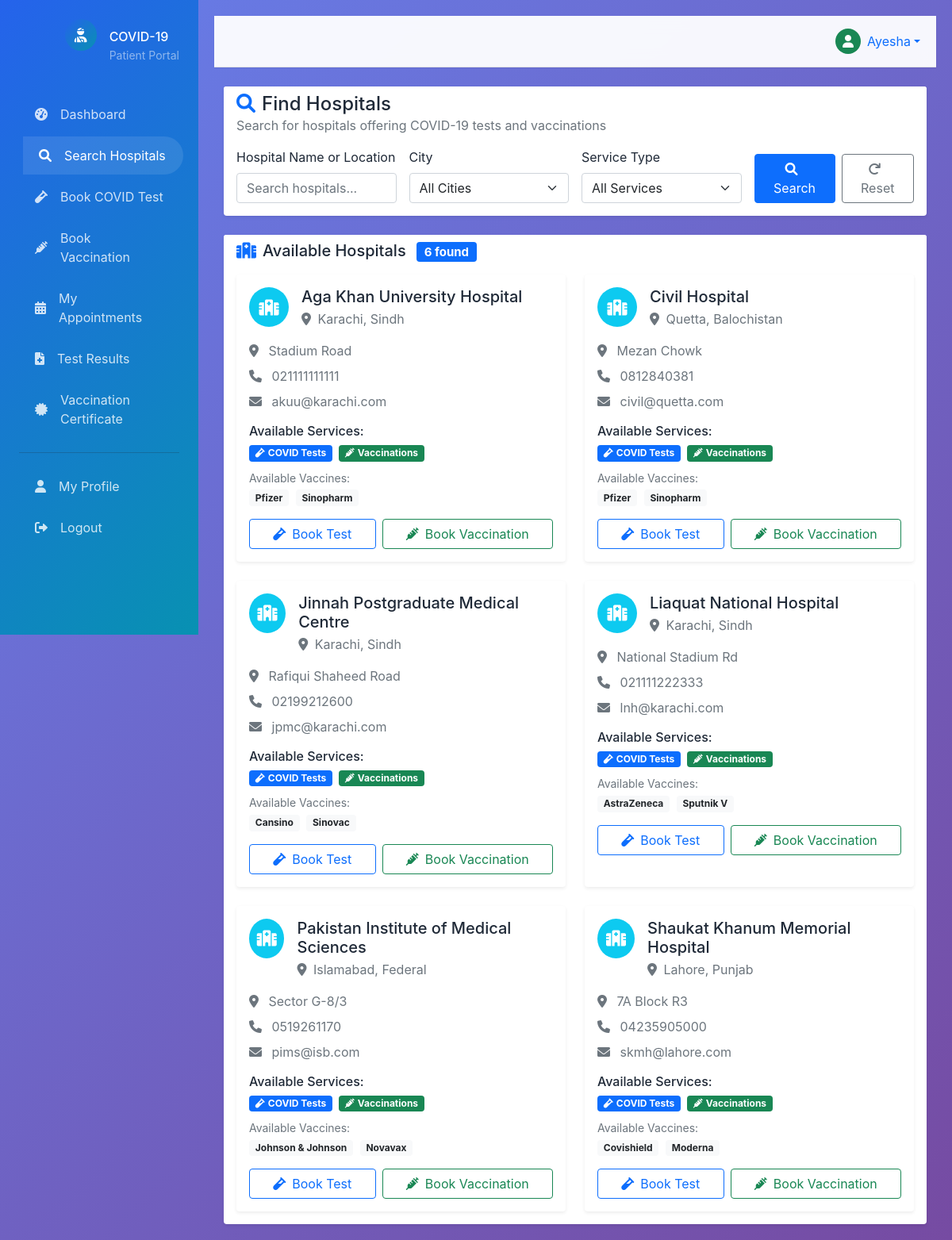
The page /patient/search-hospitals.php (signed in) on the database its author committed.
### tables this page shows
CREATE TABLE `hospitals` (
  `id` int(11) NOT NULL,
  `hospital_name` varchar(200) NOT NULL,
  `email` varchar(100) NOT NULL,
  `password` varchar(255) NOT NULL,
  `phone` varchar(20) NOT NULL,
  `address` text NOT NULL,
  `city` varchar(100) NOT NULL,
  `state` varchar(100) NOT NULL,
  `pincode` varchar(10) NOT NULL,
  `license_number` varchar(100) NOT NULL,
  `status` enum('pending','approved','rejected') DEFAULT 'pending',
  `test_available` tinyint(1) DEFAULT 1,
  `vaccine_available` tinyint(1) DEFAULT 1,
  `created_at` timestamp NOT NULL DEFAULT current_timestamp()
);

### config/database.php (called while the page is built, shortened)
<?php
class Database {
    private $host = DB_HOST;
    private $user = DB_USER;
    private $pass = DB_PASS;
    private $dbname = DB_NAME;
    private $dbh;
    private $stmt;
    public function __construct() {
        $dsn = 'mysql:host=' . $this->host . ';dbname=' . $this->dbname . ';charset=utf8mb4';
        $options = array(
            PDO::ATTR_PERSISTENT => true,
            PDO::ATTR_ERRMODE => PDO::ERRMODE_EXCEPTION
        );
        try {
            $this->dbh = new PDO($dsn, $this->user, $this->pass, $options);
        } catch (PDOException $e) {
            $this->error = $e->getMessage();
            die("Database Connection Failed: " . $this->error);
        }
    }
    public function query($query) {
        $this->stmt = $this->dbh->prepare($query);
    }
    public function execute() {
        return $this->stmt->execute();
    }
    public function resultset() {
        $this->execute();
        return $this->stmt->fetchAll(PDO::FETCH_ASSOC);
    }
}
?>

### patient/search-hospitals.php (the view, shortened to what this page needs)
<?php
$db = new Database();
$search = $_GET['search'] ?? '';
$query = "SELECT h.*,
                 COUNT(DISTINCT vi.id) as vaccine_count,
                 GROUP_CONCAT(DISTINCT vi.vaccine_name) as available_vaccines
          FROM hospitals h
          LEFT JOIN vaccine_inventory vi ON h.id = vi.hospital_id AND vi.available_doses > 0
          WHERE h.status = 'approved'";
$query .= " GROUP BY h.id ORDER BY h.hospital_name";
$db->query($query);
$hospitals = $db->resultset();
?>
<!DOCTYPE html>
<html lang="en">
<head>
    <link href="https://cdn.jsdelivr.net/npm/bootstrap@5.1.3/dist/css/bootstrap.min.css" rel="stylesheet">
    <link href="https://cdnjs.cloudflare.com/ajax/libs/font-awesome/6.0.0/css/all.min.css" rel="stylesheet">
    <link href="../assets/css/style.css" rel="stylesheet">
</head>
<body>
    <?php include 'includes/sidebar.php'; ?>
    <div class="main-content">
        <?php include 'includes/header.php'; ?>
        <div class="container-fluid">
            <div class="card border-0 shadow-sm mb-4">
                <div class="card-header bg-white border-0 pb-0">
                    <h4 class="mb-0">
                        <i class="fas fa-search me-2 text-primary"></i>Find Hospitals
                    </h4>
                    <p class="text-muted mb-0">Search for hospitals offering COVID-19 tests and vaccinations</p>
                </div>
                <div class="card-body">
                    <form method="GET" class="row g-3">
                        <div class="col-md-3">
                            <label for="search" class="form-label">Hospital Name or Location</label>
                            <input type="text" class="form-control" name="search" value="<?php echo htmlspecialchars($search); ?>" placeholder="Search hospitals...">
                        </div>
                        <div class="col-md-3">
                            <label for="city" class="form-label">City</label>
                            <select class="form-select" name="city">
                                <option value="">All Cities</option>
                            </select>
                        </div>
                        <div class="col-md-3">
                            <label for="service" class="form-label">Service Type</label>
                            <select class="form-select" name="service">
                                <option value="">All Services</option>
                            </select>
                        </div>
                        <div class="col-md-3 d-flex align-items-end">
                            <button type="submit" class="btn btn-primary me-2">
                                <i class="fas fa-search me-2"></i>Search
                            </button>
                            <a href="search-hospitals.php" class="btn btn-outline-secondary">
                                <i class="fas fa-redo me-2"></i>Reset
                            </a>
                        </div>
                    </form>
                </div>
            </div>
            <div class="row">
                <div class="col-12">
                    <div class="card border-0 shadow-sm">
                        <div class="card-header bg-white border-0 pb-0">
                            <div class="d-flex justify-content-between align-items-center">
                                <h5 class="mb-0">
                                    <i class="fas fa-hospital me-2 text-primary"></i>Available Hospitals
                                    <span class="badge bg-primary ms-2"><?php echo count($hospitals); ?> found</span>
                                </h5>
                            </div>
                        </div>
                        <div class="card-body">
                            <?php if (empty($hospitals)): ?>
                                <div class="text-center py-5">
                                    <i class="fas fa-search fa-4x text-muted mb-3"></i>
                                    <h5 class="text-muted">No hospitals found</h5>
                                    <p class="text-muted">Try adjusting your search criteria or browse all available hospitals.</p>
                                    <a href="search-hospitals.php" class="btn btn-primary">View All Hospitals</a>
                                </div>
                            <?php else: ?>
                                <div class="row g-4">
                                    <?php foreach ($hospitals as $hospital): ?>
                                        <div class="col-lg-6">
                                            <div class="card border-0 shadow-sm h-100 hospital-card">
                                                <div class="card-body">
                                                    <div class="d-flex align-items-start mb-3">
                                                        <div class="bg-info rounded-circle d-flex align-items-center justify-content-center me-3" style="width: 50px; height: 50px;">
                                                            <i class="fas fa-hospital text-white fa-lg"></i>
                                                        </div>
                                                        <div class="flex-grow-1">
                                                            <h5 class="card-title mb-1"><?php echo htmlspecialchars($hospital['hospital_name']); ?></h5>
                                                            <p class="text-muted mb-0">
                                                                <i class="fas fa-map-marker-alt me-1"></i>
                                                                <?php echo htmlspecialchars($hospital['city']); ?>, <?php echo htmlspecialchars($hospital['state']); ?>
                                                            </p>
                                                        </div>
                                                    </div>
                                                    <div class="mb-3">
                                                        <p class="text-muted mb-2">
                                                            <i class="fas fa-map-marker-alt me-2"></i>
                                                            <?php echo htmlspecialchars($hospital['address']); ?>
                                                        </p>
                                                        <p class="text-muted mb-2">
                                                            <i class="fas fa-phone me-2"></i>
                                                            <?php echo htmlspecialchars($hospital['phone']); ?>
                                                        </p>
                                                        <p class="text-muted mb-0">
                                                            <i class="fas fa-envelope me-2"></i>
                                                            <?php echo htmlspecialchars($hospital['email']); ?>
                                                        </p>
                                                    </div>
                                                    <div class="mb-3">
                                                        <h6 class="mb-2">Available Services:</h6>
                                                        <div class="d-flex flex-wrap gap-2">
                                                            <?php if ($hospital['test_available']): ?>
                                                                <span class="badge bg-primary">
                                                                    <i class="fas fa-vial me-1"></i>COVID Tests
                                                                </span>
                                                            <?php endif; ?>
                                                            <?php if ($hospital['vaccine_available'] && $hospital['vaccine_count'] > 0): ?>
                                                                <span class="badge bg-success">
                                                                    <i class="fas fa-syringe me-1"></i>Vaccinations
                                                                </span>
                                                            <?php endif; ?>
                                                        </div>
                                                        <?php if ($hospital['available_vaccines']): ?>
                                                            <div class="mt-2">
                                                                <small class="text-muted">Available Vaccines:</small><br>
                                                                <?php
                                                                $vaccines = explode(',', $hospital['available_vaccines']);
                                                                foreach ($vaccines as $vaccine):
                                                                    if (trim($vaccine)):
                                                                ?>
                                                                    <span class="badge bg-light text-dark me-1"><?php echo trim($vaccine); ?></span>
                                                                <?php
                                                                    endif;
                                                                endforeach;
                                                                ?>
                                                            </div>
                                                        <?php endif; ?>
                                                    </div>
                                                    <div class="d-grid gap-2 d-md-flex">
                                                        <?php if ($hospital['test_available']): ?>
                                                            <a href="book-test.php?hospital_id=<?php echo $hospital['id']; ?>" class="btn btn-outline-primary flex-fill">
                                                                <i class="fas fa-vial me-2"></i>Book Test
                                                            </a>
                                                        <?php endif; ?>
                                                        <?php if ($hospital['vaccine_available'] && $hospital['vaccine_count'] > 0): ?>
                                                            <a href="book-vaccination.php?hospital_id=<?php echo $hospital['id']; ?>" class="btn btn-outline-success flex-fill">
                                                                <i class="fas fa-syringe me-2"></i>Book Vaccination
                                                            </a>
                                                        <?php endif; ?>
                                                    </div>
                                                </div>
                                            </div>
                                        </div>
                                    <?php endforeach; ?>
                                </div>
                            <?php endif; ?>
                        </div>
                    </div>
                </div>
            </div>
        </div>
    </div>
</body>
</html>

### assets/css/style.css (style rules this page uses)
:root { --primary-color: #2563eb; --secondary-color: #0891b2; --accent-color: #f59e0b; --success-color: #10b981; --danger-color: #ef4444; --warning-color: #f59e0b; --dark-color: #1f2937; --light-color: #f8fafc; --gradient-primary: linear-gradient(135deg, #2563eb 0%, #0891b2 100%); --gradient-secondary: linear-gradient(135deg, #f59e0b 0%, #ef4444 100%); --shadow-sm: 0 1px 2px 0 rgba(0, 0, 0, 0.05); --shadow-md: 0 4px 6px -1px rgba(0, 0, 0, 0.1); --shadow-lg: 0 10px 15px -3px rgba(0, 0, 0, 0.1); --border-radius: 0.5rem; }
* { margin: 0; padding: 0; box-sizing: border-box; }
body { font-family: 'Inter', -apple-system, BlinkMacSystemFont, 'Segoe UI', Roboto, sans-serif; background: linear-gradient(135deg, #667eea 0%, #764ba2 100%); min-height: 100vh; color: var(--dark-color); }
.fade-in { animation: fadeIn 0.6s ease-in-out; }
.main-content { margin-left: 250px; padding: 20px; transition: all 0.3s ease; }

### patient/search-hospitals.php (style rules this page uses)
.hospital-card { transition: transform 0.2s ease-in-out; }

### rows shown on the page
hospitals: hospital_name "Aga Khan University Hospital", city "Karachi", state "Sindh", address "Stadium Road", phone "021111111111", email "akuu@karachi.com", test_available 1 (drawn), vaccine_available 1 (drawn), vaccine "Pfizer", vaccine "Sinopharm"
hospitals: hospital_name "Civil Hospital", city "Quetta", state "Balochistan", address "Mezan Chowk", phone "0812840381", email "civil@quetta.com", test_available 1 (drawn), vaccine_available 1 (drawn), vaccine "Pfizer", vaccine "Sinopharm"
hospitals: hospital_name "Jinnah Postgraduate Medical Centre", city "Karachi", state "Sindh", address "Rafiqui Shaheed Road", phone "02199212600", email "jpmc@karachi.com", test_available 1 (drawn), vaccine_available 1 (drawn), vaccine "Cansino", vaccine "Sinovac"
hospitals: hospital_name "Liaquat National Hospital", city "Karachi", state "Sindh", address "National Stadium Rd", phone "021111222333", email "lnh@karachi.com", test_available 1 (drawn), vaccine_available 1 (drawn), vaccine "AstraZeneca", vaccine "Sputnik V"
hospitals: hospital_name "Pakistan Institute of Medical Sciences", city "Islamabad", state "Federal", address "Sector G-8/3", phone "0519261170", email "pims@isb.com", test_available 1 (drawn), vaccine_available 1 (drawn), vaccine "Johnson & Johnson", vaccine "Novavax"
hospitals: hospital_name "Shaukat Khanum Memorial Hospital", city "Lahore", state "Punjab", address "7A Block R3", phone "04235905000", email "skmh@lahore.com", test_available 1 (drawn), vaccine_available 1 (drawn), vaccine "Covishield", vaccine "Moderna"

### other values the page prints
$_SESSION['name'] "Ayesha"
count($hospitals) "6"
